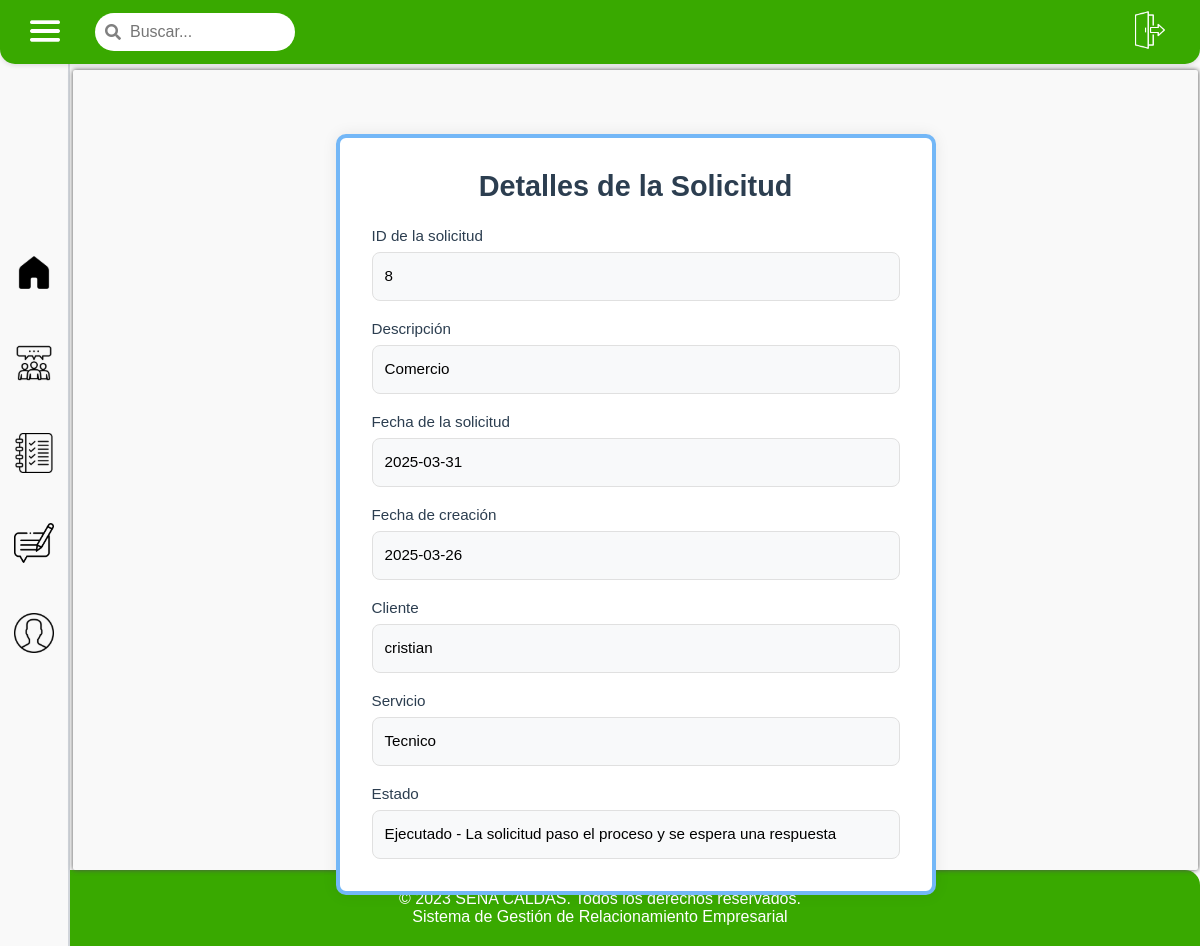
Screenshot of /solicitud/view/8 with the database file from the repository.
### tables this page shows
CREATE TABLE `solicitud` (
  `idSolicitud` int(11) NOT NULL,
  `FechaEvento` date DEFAULT NULL,
  `FechaCreacion` date NOT NULL,
  `Lugar` varchar(80) DEFAULT NULL,
  `Municipio` varchar(50) NOT NULL,
  `Observaciones` varchar(100) DEFAULT NULL,
  `Comentarios` varchar(100) DEFAULT NULL,
  `MedioSolicitud` varchar(50) DEFAULT NULL,
  `DescripcionNecesidad` varchar(100) DEFAULT NULL,
  `FKusuario` int(11) NOT NULL,
  `FKtipoEvento` int(11) NOT NULL,
  `FKestado` int(11) NOT NULL,
  `FKcliente` int(11) NOT NULL,
  `FKtipoServicio` int(11) NOT NULL
);

CREATE TABLE `cliente` (
  `idCliente` int(11) NOT NULL,
  `DocumentoCliente` varchar(20) NOT NULL,
  `NombreCliente` varchar(100) NOT NULL,
  `CorreoCliente` varchar(100) NOT NULL,
  `TelefonoCliente` varchar(10) NOT NULL
);

CREATE TABLE `servicio` (
  `idServicio` int(11) NOT NULL,
  `Servicio` varchar(100) NOT NULL
);

CREATE TABLE `estado` (
  `idEstado` int(11) NOT NULL,
  `Estado` varchar(45) NOT NULL,
  `Descripcion` varchar(100) NOT NULL
);

### app/controllers/baseController.php (called while the page is built, shortened)
<?php
class BaseController {
    protected string $layout = "main_layout";
    public function render(string $view, array $arrayData = null) {
        $layout = MAIN_APP_ROUTE . "../views/layouts/{$this->layout}.php";
        include_once $layout;
    }
}

### app/controllers/solicitudController.php (called while the page is built, shortened)
<?php
require_once "baseController.php";
require_once MAIN_APP_ROUTE."../models/SolicitudModel.php";
class SolicitudController extends BaseController{
    public function viewSolicitud($id){
        $solicitudObj = new SolicitudModel();
        $solicitudInfo = $solicitudObj->getSolicitud($id);
        $data = [
            "solicitud" => $solicitudInfo,
            "titulo" => "Ver solicitud #" . $id
        ];
        $this->render("solicitud/viewOne.php", $data);
    }
}
?>

### app/models/BaseModel.php (called while the page is built, shortened)
<?php
abstract class BaseModel {
    public function __construct() {
        try {
            $options = [
                PDO::ATTR_ERRMODE => PDO::ERRMODE_EXCEPTION,
                PDO::ATTR_DEFAULT_FETCH_MODE => PDO::FETCH_OBJ
            ];
            $dsn = DRIVER.':host='.HOST.';dbname='.DATABASE;
            $this->dbConnection = new PDO($dsn, USERNAME_DB, PASSWORD_DB, $options);
        } catch (PDOException $ex) {
            echo 'Error en la conexión: '.$ex->getMessage();
            exit;
        }
    }
}

### app/models/solicitudModel.php (called while the page is built, shortened)
<?php
require_once MAIN_APP_ROUTE."../models/BaseModel.php";
class SolicitudModel extends BaseModel {
    public function __construct(
        ?int $idSolicitud = null,
        ?string $Descripcion = null,
        ?string $FechaSolicitud = null,
        ?int $IdCliente = null,
        ?int $IdServicio = null,
        ?int $IdEstado = null
    ) {
        $this->table = "solicitud";
    }
    public function getSolicitud($id) {
        try {
            $sql = "SELECT s.*, c.NombreCliente, sv.Servicio, e.Estado, e.Descripcion as EstadoDescripcion
                    FROM {$this->table} s
                    JOIN cliente c ON s.FKcliente = c.idCliente
                    JOIN tiposervicio ts ON s.FKtipoServicio = ts.idTipoServicio
                    JOIN servicio sv ON ts.FKidServicio = sv.idServicio
                    JOIN estado e ON s.FKestado = e.idEstado
                    WHERE s.idSolicitud = :id";
            $statement = $this->dbConnection->prepare($sql);
            $statement->bindParam(":id", $id, PDO::PARAM_INT);
            $statement->execute();
            return $statement->fetch(PDO::FETCH_OBJ);
        } catch (PDOException $ex) {
            throw new PDOException("Error al obtener la solicitud: " . $ex->getMessage());
        }
    }
}

### app/views/solicitud/viewOne.php (the view, shortened to what this page needs)
<div class="data-container">
    <h2 class="form-title">Detalles de la Solicitud</h2>
    <?php
    if ($solicitud && is_object($solicitud)) {
        echo "<div class='record-details'>
                <div class='detail-group'>
                    <label>ID de la solicitud</label>
                    <span>{$solicitud->idSolicitud}</span>
                </div>
                <div class='detail-group'>
                    <label>Descripción</label>
                    <span>{$solicitud->DescripcionNecesidad}</span>
                </div>
                <div class='detail-group'>
                    <label>Fecha de la solicitud</label>
                    <span>{$solicitud->FechaEvento}</span>
                </div>
                <div class='detail-group'>
                    <label>Fecha de creación</label>
                    <span>{$solicitud->FechaCreacion}</span>
                </div>
                <div class='detail-group'>
                    <label>Cliente</label>
                    <span>{$solicitud->NombreCliente}</span>
                </div>
                <div class='detail-group'>
                    <label>Servicio</label>
                    <span>{$solicitud->Servicio}</span>
                </div>
                <div class='detail-group'>
                    <label>Estado</label>
                    <span>{$solicitud->Estado} - {$solicitud->EstadoDescripcion}</span>
                </div>
              </div>";
    }
    ?>
</div>

### public/css/styles.css (style rules this page uses)
* { margin: 0; padding: 0; box-sizing: border-box; }
body { margin: 0; display: flex; flex-direction: column; height: 100vh; }
.data-container { border: 4px solid #73b7f7; border-radius: .3rem; padding: 1rem; position: relative; }

### public/css/styles_admin_layout.css (style rules this page uses)
body { font-family: sans-serif; background-color: #f9f9f9; margin: 0; transition: margin-left 0.3s ease; }

### app/views/solicitud/viewOne.php (style rules this page uses)
.data-container { max-width: 600px; margin: 2rem auto; margin-bottom: 4rem; background-color: white; border-radius: 10px; box-shadow: 0 0 15px rgba(0, 0, 0, 0.08); padding: 2rem; position: relative; }
.form-title { color: #2c3e50; margin-bottom: 1.5rem; font-size: 1.8rem; text-align: center; font-weight: 600; }
.record-details { display: flex; flex-direction: column; gap: 1.2rem; }
.detail-group { display: flex; flex-direction: column; gap: 0.5rem; }
.detail-group label { color: #2c3e50; font-weight: 500; font-size: 0.95rem; }
.detail-group span { padding: 0.75rem; background-color: #f8f9fa; border: 1px solid #e0e0e0; border-radius: 8px; font-size: 0.95rem; line-height: 1.5; }

### rows the page displays
solicitud: idSolicitud "8", DescripcionNecesidad "Comercio", FechaEvento "2025-03-31", FechaCreacion "2025-03-26", cliente.NombreCliente "cristian", servicio.Servicio "Tecnico", estado.Estado "Ejecutado", estado.Descripcion "La solicitud paso el proceso y se espera una respuesta"
